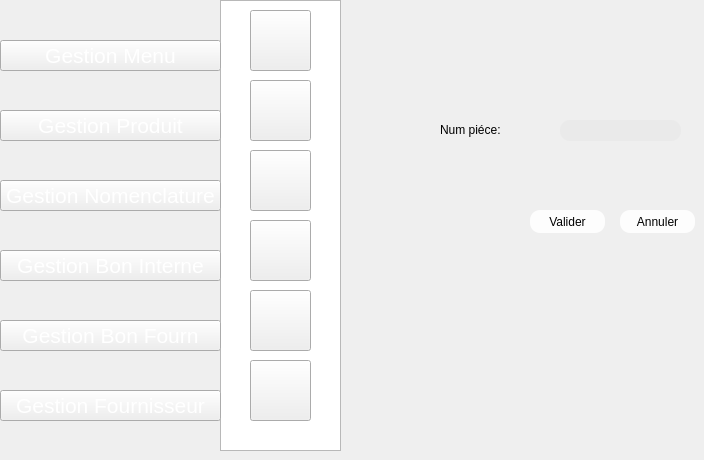
   <widget class="QWidget" name="page_3">
    <widget class="QPushButton" name="pushButton_16">
     <property name="geometry">
      <rect>
       <x>250</x>
       <y>290</y>
       <width>61</width>
       <height>61</height>
      </rect>
     </property>
     <property name="styleSheet">
      <string notr="true">image: url(:/new/prefix1/img/aa.png);</string>
     </property>
     <property name="text">
      <string/>
     </property>
    </widget>
    <widget class="QPushButton" name="pushButton_17">
     <property name="geometry">
      <rect>
       <x>250</x>
       <y>150</y>
       <width>61</width>
       <height>61</height>
      </rect>
     </property>
     <property name="styleSheet">
      <string notr="true">image: url(:/new/prefix1/img/icon-afficher2.png);</string>
     </property>
     <property name="text">
      <string/>
     </property>
    </widget>
    <widget class="QPushButton" name="pushButton_18">
     <property name="geometry">
      <rect>
       <x>250</x>
       <y>10</y>
       <width>61</width>
       <height>61</height>
      </rect>
     </property>
     <property name="styleSheet">
      <string notr="true">image: url(:/new/prefix1/img/icon-ajout2.png);
background-image: url(:/new/prefix1/img/bg.png);</string>
     </property>
     <property name="text">
      <string/>
     </property>
    </widget>
    <widget class="QPushButton" name="pushButton_21">
     <property name="geometry">
      <rect>
       <x>250</x>
       <y>80</y>
       <width>61</width>
       <height>61</height>
      </rect>
     </property>
     <property name="styleSheet">
      <string notr="true">image: url(:/new/prefix1/img/icon-modif2 (1).png);</string>
     </property>
     <property name="text">
      <string/>
     </property>
    </widget>
    <widget class="QPushButton" name="pushButton_22">
     <property name="geometry">
      <rect>
       <x>250</x>
       <y>220</y>
       <width>61</width>
       <height>61</height>
      </rect>
     </property>
     <property name="styleSheet">
      <string notr="true">image: url(:/new/prefix1/img/icon-supp2 (1).png);</string>
     </property>
     <property name="text">
      <string/>
     </property>
    </widget>
    <widget class="QListView" name="listView_2">
     <property name="geometry">
      <rect>
       <x>220</x>
       <y>0</y>
       <width>121</width>
       <height>451</height>
      </rect>
     </property>
     <property name="styleSheet">
      <string notr="true">background-image: url(:/new/prefix1/img/selected.png);</string>
     </property>
    </widget>
    <widget class="QPushButton" name="pushButton_470">
     <property name="geometry">
      <rect>
       <x>0</x>
       <y>40</y>
       <width>221</width>
       <height>31</height>
      </rect>
     </property>
     <property name="font">
      <font>
       <pointsize>16</pointsize>
       <weight>50</weight>
       <bold>false</bold>
      </font>
     </property>
     <property name="styleSheet">
      <string notr="true">color: rgb(255, 255, 255);

</string>
     </property>
     <property name="text">
      <string>Gestion Menu</string>
     </property>
    </widget>
    <widget class="QPushButton" name="pushButton_471">
     <property name="geometry">
      <rect>
       <x>0</x>
       <y>110</y>
       <width>221</width>
       <height>31</height>
      </rect>
     </property>
     <property name="font">
      <font>
       <pointsize>16</pointsize>
       <weight>50</weight>
       <bold>false</bold>
      </font>
     </property>
     <property name="styleSheet">
      <string notr="true">color: rgb(255, 255, 255);

</string>
     </property>
     <property name="text">
      <string>Gestion Produit</string>
     </property>
    </widget>
    <widget class="QPushButton" name="pushButton_472">
     <property name="geometry">
      <rect>
       <x>0</x>
       <y>320</y>
       <width>221</width>
       <height>31</height>
      </rect>
     </property>
     <property name="font">
      <font>
       <pointsize>16</pointsize>
       <weight>50</weight>
       <bold>false</bold>
      </font>
     </property>
     <property name="styleSheet">
      <string notr="true">color: rgb(255, 255, 255);

</string>
     </property>
     <property name="text">
      <string>Gestion Bon Fourn</string>
     </property>
    </widget>
    <widget class="QPushButton" name="pushButton_473">
     <property name="geometry">
      <rect>
       <x>0</x>
       <y>390</y>
       <width>221</width>
       <height>31</height>
      </rect>
     </property>
     <property name="font">
      <font>
       <pointsize>16</pointsize>
       <weight>50</weight>
       <bold>false</bold>
      </font>
     </property>
     <property name="styleSheet">
      <string notr="true">color: rgb(255, 255, 255);

</string>
     </property>
     <property name="text">
      <string>Gestion Fournisseur</string>
     </property>
    </widget>
    <widget class="QPushButton" name="pushButton_474">
     <property name="geometry">
      <rect>
       <x>0</x>
       <y>180</y>
       <width>221</width>
       <height>31</height>
      </rect>
     </property>
     <property name="font">
      <font>
       <pointsize>16</pointsize>
       <weight>50</weight>
       <bold>false</bold>
      </font>
     </property>
     <property name="styleSheet">
      <string notr="true">color: rgb(255, 255, 255);

</string>
     </property>
     <property name="text">
      <string>Gestion Nomenclature</string>
     </property>
    </widget>
    <widget class="QPushButton" name="pushButton_475">
     <property name="geometry">
      <rect>
       <x>620</x>
       <y>210</y>
       <width>75</width>
       <height>23</height>
      </rect>
     </property>
     <property name="styleSheet">
      <string notr="true">                                         border-radius: 10px;
background-color: rgb(253, 253, 253);
                                        
font: 9pt &quot;MS Reference Sans Serif&quot;;</string>
     </property>
     <property name="text">
      <string>Annuler</string>
     </property>
    </widget>
    <widget class="QLabel" name="label_171">
     <property name="geometry">
      <rect>
       <x>440</x>
       <y>120</y>
       <width>81</width>
       <height>20</height>
      </rect>
     </property>
     <property name="styleSheet">
      <string notr="true">                                     border-radius: 10px;
font: 9pt &quot;MS Reference Sans Serif&quot;;
font: 9pt &quot;MS Reference Sans Serif&quot;;</string>
     </property>
     <property name="text">
      <string>Num piéce:</string>
     </property>
    </widget>
    <widget class="QPushButton" name="suppboni">
     <property name="geometry">
      <rect>
       <x>530</x>
       <y>210</y>
       <width>75</width>
       <height>23</height>
      </rect>
     </property>
     <property name="styleSheet">
      <string notr="true">                                         border-radius: 10px;
background-color: rgb(253, 253, 253);
                                        
font: 9pt &quot;MS Reference Sans Serif&quot;;</string>
     </property>
     <property name="text">
      <string>Valider</string>
     </property>
    </widget>
    <widget class="QLineEdit" name="lineEdit_70">
     <property name="geometry">
      <rect>
       <x>560</x>
       <y>120</y>
       <width>121</width>
       <height>21</height>
      </rect>
     </property>
     <property name="styleSheet">
      <string notr="true">                                         border-radius: 10px;
background-color: rgb(234, 234, 234);
font: 9pt &quot;MS Reference Sans Serif&quot;;</string>
     </property>
    </widget>
    <widget class="QPushButton" name="pushButton_496">
     <property name="geometry">
      <rect>
       <x>0</x>
       <y>250</y>
       <width>221</width>
       <height>31</height>
      </rect>
     </property>
     <property name="font">
      <font>
       <pointsize>16</pointsize>
       <weight>50</weight>
       <bold>false</bold>
      </font>
     </property>
     <property name="styleSheet">
      <string notr="true">color: rgb(255, 255, 255);

</string>
     </property>
     <property name="text">
      <string>Gestion Bon Interne</string>
     </property>
    </widget>
    <widget class="QPushButton" name="pushButton_304">
     <property name="geometry">
      <rect>
       <x>250</x>
       <y>360</y>
       <width>61</width>
       <height>61</height>
      </rect>
     </property>
     <property name="styleSheet">
      <string notr="true">image: url(:/new/prefix1/img/icon-supp2 (1).png);
image: url(:/new/prefix1/img/facture.png);</string>
     </property>
     <property name="text">
      <string/>
     </property>
    </widget>
    <zorder>listView_2</zorder>
    <zorder>pushButton_16</zorder>
    <zorder>pushButton_17</zorder>
    <zorder>pushButton_18</zorder>
    <zorder>pushButton_21</zorder>
    <zorder>pushButton_22</zorder>
    <zorder>pushButton_470</zorder>
    <zorder>pushButton_471</zorder>
    <zorder>pushButton_472</zorder>
    <zorder>pushButton_473</zorder>
    <zorder>pushButton_474</zorder>
    <zorder>pushButton_475</zorder>
    <zorder>label_171</zorder>
    <zorder>suppboni</zorder>
    <zorder>lineEdit_70</zorder>
    <zorder>pushButton_496</zorder>
    <zorder>pushButton_304</zorder>
   </widget>
